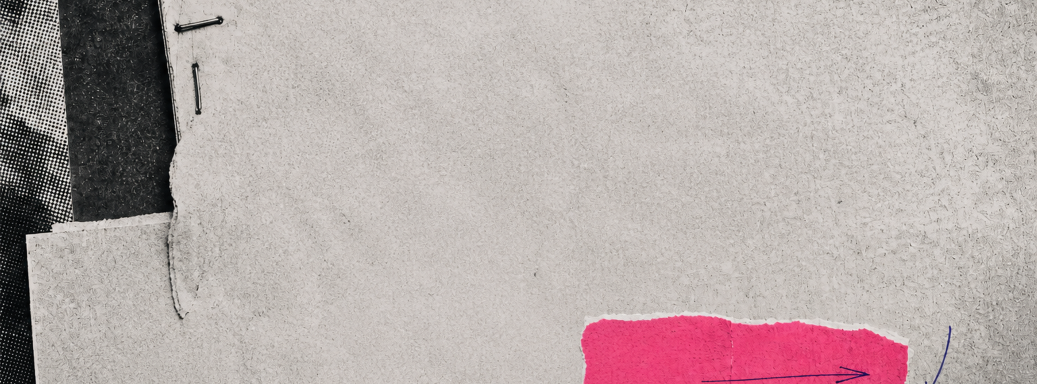
#> input picture src/assets/plates/trabajo-sheet.png, 2073 x 768 px (shown at 1/2 size)
$ python rebuild-hero-plates.py
#> lines starting #> are read from the running program, lines starting #| are printed output that depends on the picture
"""Rebuild strip, stamp, and paper-ground so object-fit:cover matches the spec boxes."""
from __future__ import annotations

import random
from pathlib import Path

from PIL import Image, ImageDraw, ImageEnhance, ImageFilter

ROOT = Path(__file__).resolve().parents[1]
SRC = ROOT / "src" / "assets" / "plates"
ALT = ROOT / "assets" / "plates"


def save_both(im: Image.Image, name: str) -> None:
    for dest in (SRC, ALT):
        dest.mkdir(parents=True, exist_ok=True)
        path = dest / name
        im.save(path, "PNG")
        print(f"wrote {path.relative_to(ROOT)} {im.size}")


def sample_paper(src: Image.Image, size: tuple[int, int]) -> Image.Image:
    w, h = src.size
    tw, th = size
    x = max(0, (w - tw) // 3)
    y = max(0, (h - th) // 4)
    crop = src.crop((x, y, min(w, x + tw), min(h, y + th)))
    if crop.size != size:
        tile = Image.new("RGB", size, (210, 206, 202))
        for yy in range(0, th, crop.size[1]):
            for xx in range(0, tw, crop.size[0]):
                tile.paste(crop, (xx, yy))
        return tile
    return crop


def jitter_poly(draw: ImageDraw.ImageDraw, box: tuple[int, int, int, int], rng: random.Random) -> list[tuple[int, int]]:
    x0, y0, x1, y1 = box
    pts: list[tuple[int, int]] = []
    for t in range(18):
        x = x0 + int((x1 - x0) * t / 17)
        y = y0 + rng.randint(-10, 12)
        pts.append((x, y))
    for t in range(6):
        x = x1 + rng.randint(-8, 10)
        y = y0 + int((y1 - y0) * t / 5)
        pts.append((x, y))
    for t in range(18):
        x = x1 - int((x1 - x0) * t / 17)
        y = y1 + rng.randint(-12, 10)
        pts.append((x, y))
    for t in range(6):
        x = x0 + rng.randint(-10, 8)
        y = y1 - int((y1 - y0) * t / 5)
        pts.append((x, y))
    return pts


def rebuild_strip() -> None:
    trabajo = Image.open(SRC / "trabajo-sheet.png").convert("RGB")
#> trabajo is the input picture: PIL image 2073x768 RGB; mean R, G, B 183.8, 171.1, 170
    old = Image.open(SRC / "proyecto01-strip.png").convert("RGB")
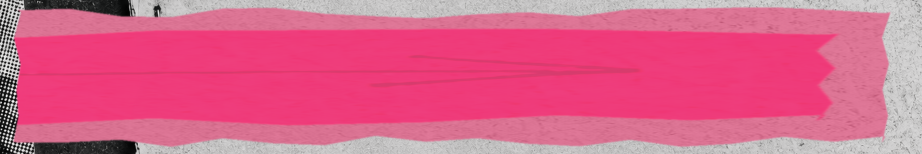
#> input picture src/assets/plates/proyecto01-strip.png, 1844 x 308 px (shown at 1/2 size)
#> old is the input picture: PIL image 1844x308 RGB; mean R, G, B 219.4, 98.6, 139.1
    tw, th = 1844, 308
    paper = sample_paper(trabajo, (tw, th))
    paper = ImageEnhance.Color(paper).enhance(0.15)
    # Pull pink fiber from the existing plate's right side.
    pink_src = old.crop((int(old.width * 0.62), 0, old.width, old.height)).resize((tw, th), Image.Resampling.LANCZOS)
    band = Image.new("RGB", (tw, th), (210, 206, 202))
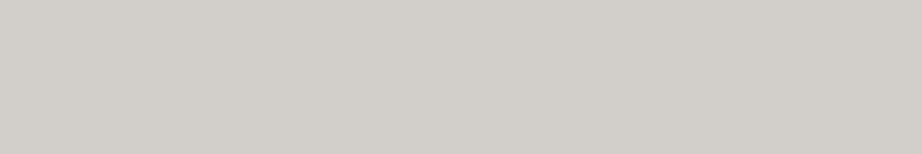
#> band: PIL image 1844x308 RGB (shown at 1/2 size); mean R, G, B 210, 206, 202
    band.paste(paper)
    mask = Image.new("L", (tw, th), 0)
#> mask: PIL image 1844x308 L; every value is 0
    mdraw = ImageDraw.Draw(mask)
    rng = random.Random(481103)
    y0, y1 = int(th * 0.08), int(th * 0.92)
    x0, x1 = int(tw * 0.02), int(tw * 0.96)
    poly = jitter_poly(mdraw, (x0, y0, x1, y1), rng)
#> poly = 48 pairs, first value 27 to 1780, second value 15 to 293
    mdraw.polygon(poly, fill=255)
    mask = mask.filter(ImageFilter.GaussianBlur(1.2))
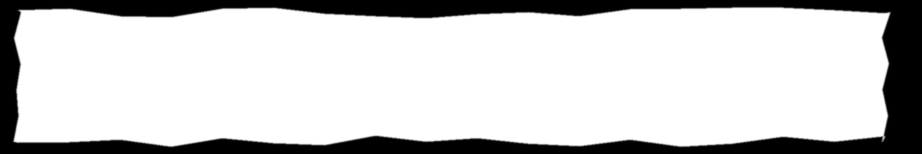
#> mask: PIL image 1844x308 L (shown at 1/2 size); min 0, max 255, mean 202.3
    tinted = ImageEnhance.Color(pink_src).enhance(1.35)
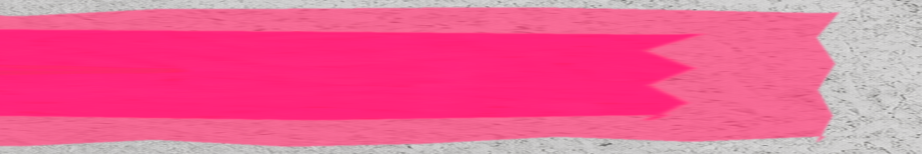
#> tinted: PIL image 1844x308 RGB (shown at 1/2 size); mean R, G, B 237.4, 97.9, 147.4
    overlay = Image.new("RGB", (tw, th), (231, 72, 121))
    overlay = Image.blend(overlay, tinted, 0.35)
    band = Image.composite(overlay, band, mask)
    grain = ImageEnhance.Contrast(paper).enhance(1.4).convert("L").resize((tw, th))
    band = Image.composite(ImageEnhance.Contrast(band).enhance(1.08), band, grain.point(lambda p: 18 if p < 90 else 0))
    save_both(band, "proyecto01-strip.png")


def rebuild_stamp() -> None:
    trabajo = Image.open(SRC / "trabajo-sheet.png").convert("RGB")
    tw, th = 922, 614
    paper = sample_paper(trabajo, (tw, th))
    paper = ImageEnhance.Color(paper).enhance(0.2)
#> paper: PIL image 922x614 RGB
    draw = ImageDraw.Draw(paper)
    rng = random.Random(17)
    # Small rotated rectangle in the label zone (lower 2/3, not filling the plate).
    cx, cy = int(tw * 0.46), int(th * 0.58)
    rw, rh = int(tw * 0.42), int(th * 0.22)
    stamp = Image.new("RGBA", (tw, th), (0, 0, 0, 0))
#> stamp: PIL image 922x614 RGBA; every value is 0
    sdraw = ImageDraw.Draw(stamp)
    box = [cx - rw // 2, cy - rh // 2, cx + rw // 2, cy + rh // 2]
    for i in range(5):
        inset = i
        color = (220, 55, 110, 210 - i * 18)
        sdraw.rectangle(
            [box[0] + inset, box[1] + inset, box[2] - inset, box[3] - inset],
            outline=color,
            width=3,
        )
    # Distress: punch holes in the ink.
    px = stamp.load()
    for _ in range(900):
        x = rng.randint(box[0], box[2])
        y = rng.randint(box[1], box[3])
        if px[x, y][3] > 0:
            px[x, y] = (0, 0, 0, 0)
    stamp = stamp.rotate(-7, resample=Image.Resampling.BICUBIC, center=(cx, cy))
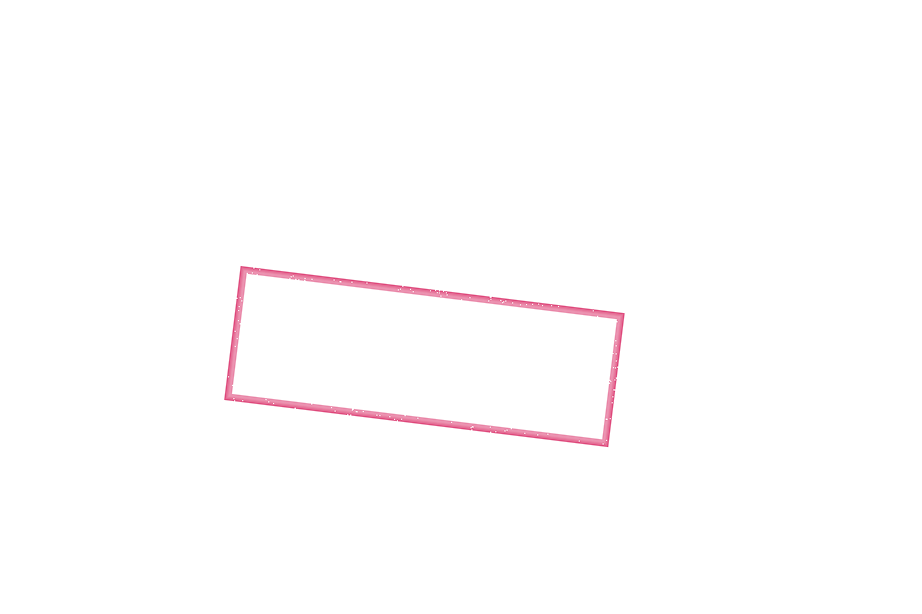
#> stamp: PIL image 922x614 RGBA; mean R, G, B, A 3.1, 0.8, 1.6, 2.1; transparent parts drawn white
    paper = paper.convert("RGBA")
#> paper: PIL image 922x614 RGBA
    paper.alpha_composite(stamp)
    save_both(paper.convert("RGB"), "contacto-stamp.png")
#> the loop in save_both (call 2), `for dest in (SRC, ALT):` made 2 passes
#| wrote src/assets/plates/contacto-stamp.png (922, 614)
#| wrote assets/plates/contacto-stamp.png (922, 614)
#> pass 1, in save_both (call 2), `im.save(path, "PNG")`:
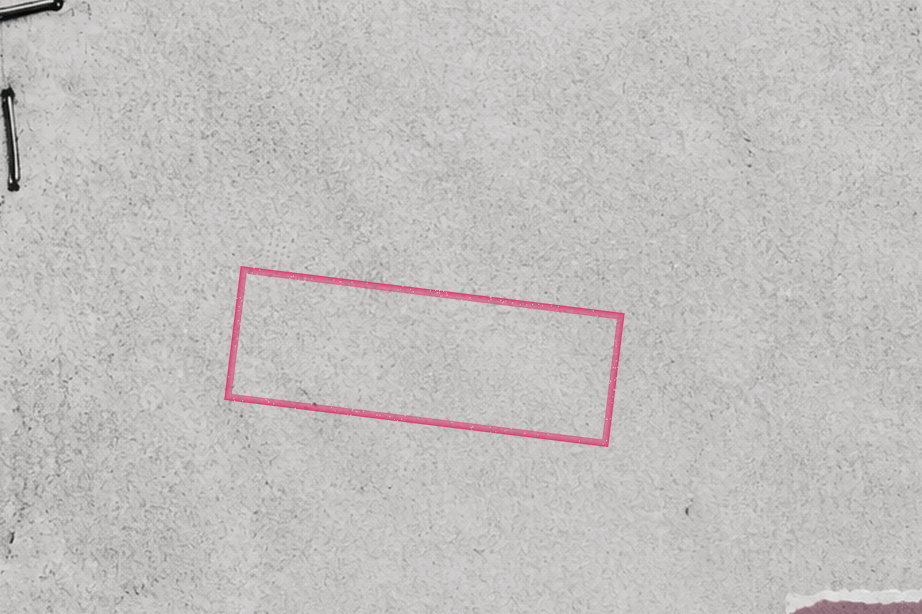
#> saved as contacto-stamp.png: PIL image 922x614 RGB; mean R, G, B 194.2, 191.3, 191.2


def rebuild_paper() -> None:
    trabajo = Image.open(SRC / "trabajo-sheet.png").convert("RGB")
    camino = Image.open(SRC / "camino-card.png").convert("RGB")
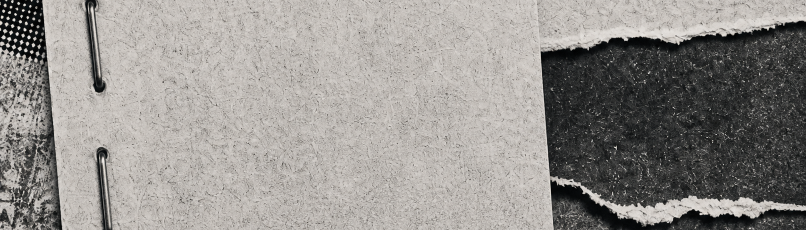
#> input picture src/assets/plates/camino-card.png, 1612 x 460 px (shown at 1/2 size)
#> camino is the input picture: PIL image 1612x460 RGB; mean R, G, B 148.6, 145.5, 142
#> (the run stopped early here; a loop or call above may not have finished)
